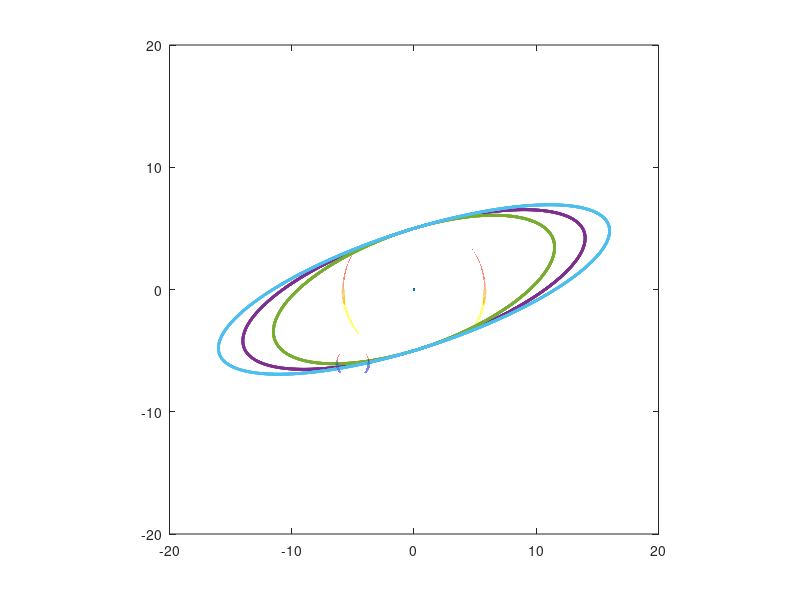

Recreate this plot in MATLAB.
%cleanup
clear
clc

%single step
single_step = 0; 
prompt = "enter to cuntinue";

%init
disp('******start******');
res = 0.0001;
plot_size = 20;
plot(0,0);
hold on;
axis equal
axis([-plot_size plot_size -plot_size plot_size])

if (single_step == 1); inp=input(prompt,"s"); end
disp('circle 1');
o_x=0;
o_y=0;
r=5.8;
x=o_x-r:res:o_x+r;
m = o_y + sqrt(abs(r.^2-(x-o_x).^2));
m1 = o_y - sqrt(abs(r.^2-(x-o_x).^2));
plot(x, m, x, m1, 'LineWidth', 2);
hold on;


if (single_step == 1); inp=input(prompt,"s"); end
disp('ellipse');
a1=14;
a2=11.5;
a3=16;
b1=5;
b2=b1;
b3=b1;
d=0;
k=0.3;
t=-15:.01:15;
disp('ellipse 1');
x1 = a1*cos(t);
y1 = b1*sin(t)+(k*x1)+d;
plot(x1, y1, 'LineWidth', 2);
hold on;
if (single_step == 1); inp=input(prompt,"s"); end
disp('ellipse 2');
x2 = a2*cos(t);
y2 = b2*sin(t)+(k*x2)+d;
plot(x2, y2, 'LineWidth', 2);
hold on;
if (single_step == 1); inp=input(prompt,"s"); end
disp('ellipse 3');
x3 = a3*cos(t);
y3 = b3*sin(t)+(k*x3)+d;
plot(x3, y3, 'LineWidth', 2);
hold on;

if (single_step == 1); inp=input(prompt,"s"); end
disp('circle 2');
o_x=-5;
o_y=-6;
r=1.3;
x=o_x-r:res:o_x+r;
m = o_y + sqrt(abs(r.^2-(x-o_x).^2));
m1 = o_y - sqrt(abs(r.^2-(x-o_x).^2));
plot(x, m, x, m1, 'LineWidth', 2);
hold on;

if (single_step == 1); inp=input(prompt,"s"); end
disp('square 1');
x=-plot_size:res:plot_size;
x_min = -17;
x_max = 8;
y_min = -10;
y_max = 9;
plot((x_min*ones(size(y_min:res:y_max))),(y_min:res:y_max), 'k--', 'LineWidth', 2);
plot((x_max*ones(size(y_min:res:y_max))),(y_min:res:y_max), 'k--', 'LineWidth', 2);
plot((x_min:res:x_max),(y_min*ones(size(x_min:res:x_max))), 'k--', 'LineWidth', 2);
plot((x_min:res:x_max),(y_max*ones(size(x_min:res:x_max))), 'k--', 'LineWidth', 2);

%end
axis equal
axis([-plot_size plot_size -plot_size plot_size])
hold off;
ax = gca;
exportgraphics(ax,'Plot.png')
disp('******end******');

